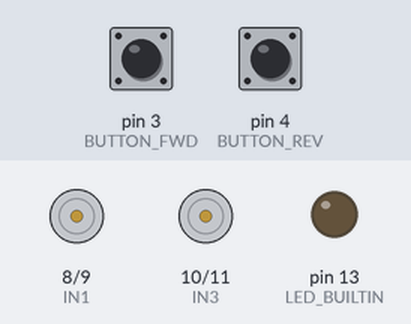
Simulated run of this sketch. Board: Arduino Uno, built with avr-gcc and run on an emulated ATmega328P. Parts: motor-driver pin pairs drawn as motors (green arrow = first pin HIGH = forward, orange = second pin HIGH = backward, longer = more drive, scaled by the enable pin), output pins drawn as LEDs (lit = HIGH). The test bench sets the inputs (shaded band); at power-on: pin 3 (BUTTON_FWD) HIGH, pin 4 (BUTTON_REV) HIGH.

Above: at 1.2 s.
1.3 s: pin 3 (BUTTON_FWD) pulled LOW for 0.15 s
At 2.1 s:
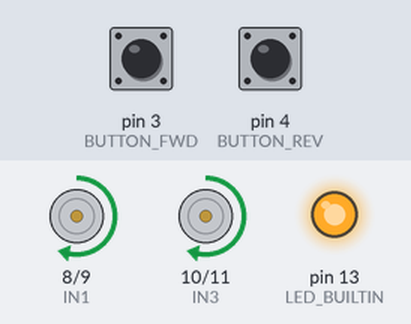
2.9 s: pin 4 (BUTTON_REV) pulled LOW for 0.15 s
At 3.3 s:
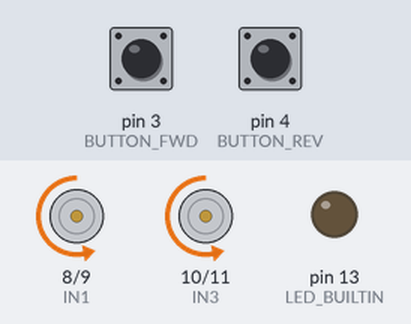
4.5 s: pin 4 (BUTTON_REV) pulled LOW for 1 s
At 5.7 s:
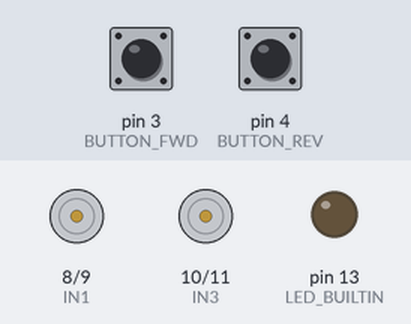
7.0 s: pin 4 (BUTTON_REV) pulled LOW for 3.2 s
At 7.6 s:
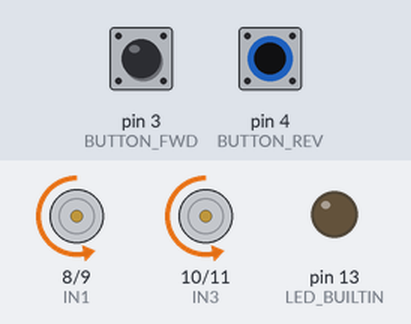
11.7 s: pin 3 (BUTTON_FWD) pulled LOW for 1 s
At 12.4 s:
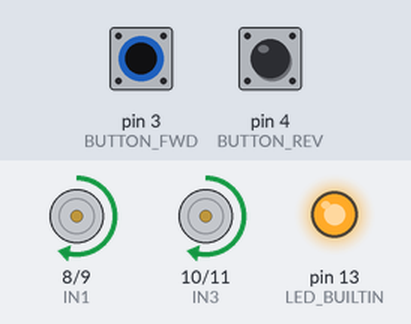
14.2 s: pin 3 (BUTTON_FWD) pulled LOW for 0.15 s
At 15.5 s:
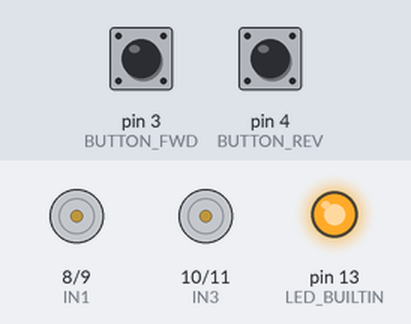
Timing chart, 0 to 16.8 s (numbered marks = the images above; inputs shaded):
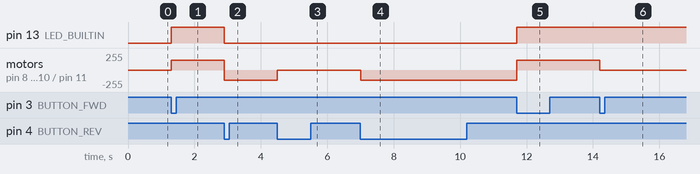

Measured:
- after the input at 1.3 s, pin 13 (LED_BUILTIN): LOW → HIGH at once; motor on pin 8 (IN1) / pin 9 (IN2), motor on pin 10 (IN3) / pin 11 (IN4): stopped → forward 150/255 at once
- after the input at 2.9 s, pin 13 (LED_BUILTIN): HIGH → LOW at once; motor on pin 8 (IN1) / pin 9 (IN2), motor on pin 10 (IN3) / pin 11 (IN4): forward 150/255 → backward 150/255 at once
- after the input at 4.5 s, motor on pin 8 (IN1) / pin 9 (IN2), motor on pin 10 (IN3) / pin 11 (IN4): backward 150/255 → stopped at once
- after the input at 7.0 s, motor on pin 8 (IN1) / pin 9 (IN2), motor on pin 10 (IN3) / pin 11 (IN4): stopped → backward 150/255 at once
- after the input at 11.7 s, pin 13 (LED_BUILTIN): LOW → HIGH at once; motor on pin 8 (IN1) / pin 9 (IN2), motor on pin 10 (IN3) / pin 11 (IN4): backward 150/255 → forward 150/255 at once
- after the input at 14.2 s, motor on pin 8 (IN1) / pin 9 (IN2), motor on pin 10 (IN3) / pin 11 (IN4): forward 150/255 → stopped at once

The sketch:

Button.ino
```cpp
// Motor A on L298N using your wiring:
// ENA -> D5
// IN1 -> D8
// IN2 -> D9
// Motor A wires on OUT1 / OUT2

const int ENA = 5;   // Enable/speed for Motor A
const int IN1 = 8;   // Direction arduino pin 8 for Motor A
const int IN2 = 9;   // Direction arduino pin 9 for Motor A
const int ENB = 6;
const int IN3 = 10;  //Direction arduino pin 10 for B
const int IN4 = 11;

// === Button pins ===
const int BUTTON_FWD = 3;  // Forward button
const int BUTTON_REV = 4;  // Reverse button
// === State variables ===
int motorState = 0;        // 0 = off, 1 = forward, -1 = reverse
// last readings to detect edges
int lastFwdReading = HIGH;
int lastRevReading = HIGH;


void setup() {
  pinMode(ENA, OUTPUT);
  pinMode(IN1, OUTPUT);
  pinMode(IN2, OUTPUT);
  pinMode(ENB, OUTPUT);
  pinMode(IN3, OUTPUT);
  pinMode(IN4, OUTPUT);
  pinMode(LED_BUILTIN, OUTPUT);
  pinMode(BUTTON_FWD, INPUT_PULLUP);
  pinMode(BUTTON_REV, INPUT_PULLUP);

  // Start with motor stopped
  analogWrite(ENA, 0);
  digitalWrite(IN1, LOW);
  digitalWrite(IN2, LOW);
  analogWrite(ENB, 0);
  digitalWrite(IN3, LOW);
  digitalWrite(IN4, LOW);

  // Buttons with internal pull‑ups
  pinMode(BUTTON_FWD, INPUT_PULLUP);
  pinMode(BUTTON_REV, INPUT_PULLUP);

}

void loop() {
  int speed = 150; // 0–255
  int readingFwd = digitalRead(BUTTON_FWD); // LOW = pressed
  int readingRev = digitalRead(BUTTON_REV); // LOW = pressed

  // Forward button: detect transition HIGH -> LOW
  if (lastFwdReading == HIGH && readingFwd == LOW) {
    if (motorState != 1) {
      motorState = 1;  // go forward
    } else {
      motorState = 0;  // was forward -> off
    }
  }

  // Reverse button: detect transition HIGH -> LOW
  if (lastRevReading == HIGH && readingRev == LOW) {
    if (motorState != -1) {
      motorState = -1; // go reverse
    } else {
      motorState = 0;  // was reverse -> off
    }
  }

  lastFwdReading = readingFwd;
  lastRevReading = readingRev;

  if (motorState == 1) {
    // --- Spin forward ---
    digitalWrite(IN1, HIGH);
    digitalWrite(IN2, LOW);
    digitalWrite(IN3, HIGH);
    digitalWrite(IN4, LOW);
    analogWrite(ENA, speed);
    analogWrite(ENB, speed);
    digitalWrite(LED_BUILTIN, HIGH);  // Motor A on
  } else if (motorState == -1) {
    // --- Spin backward ---
    digitalWrite(IN1, LOW);
    digitalWrite(IN2, HIGH);
    digitalWrite(IN3, LOW);
    digitalWrite(IN4, HIGH);
    analogWrite(ENA, speed);
    analogWrite(ENB, speed);
    digitalWrite(LED_BUILTIN, LOW);  // Motor A on
  } else {
    analogWrite(ENA, 0);
    analogWrite(ENB, 0);
    digitalWrite(IN1, LOW);
    digitalWrite(IN2, LOW);
    digitalWrite(IN3, LOW);
    digitalWrite(IN4, LOW);
  }

  // --- Spin forward ---
  /*digitalWrite(IN1, HIGH);
  digitalWrite(IN2, LOW);
  digitalWrite(IN3, HIGH);
  digitalWrite(IN4, LOW);
  analogWrite(ENA, speed);
  analogWrite(ENB, speed);
  digitalWrite(LED_BUILTIN, HIGH);  // Motor A on

  delay(5000);              // 3 seconds

  // --- Stop ---
  analogWrite(ENA, 0);
  analogWrite(ENB, 0);
  digitalWrite(IN1, LOW);
  digitalWrite(IN2, LOW);
  digitalWrite(IN3, LOW);
  digitalWrite(IN4, LOW);
  delay(2000);              // 2 seconds

  // --- Spin reverse ---
  digitalWrite(IN1, LOW);
  digitalWrite(IN2, HIGH);
  digitalWrite(IN3, LOW);
  digitalWrite(IN4, HIGH);
  analogWrite(ENA, speed);
  analogWrite(ENB, speed);
  digitalWrite(LED_BUILTIN, LOW);
  delay(5000);

  // --- Stop ---
  analogWrite(ENA, 0);
  analogWrite(ENB, 0);
  digitalWrite(IN1, LOW);
  digitalWrite(IN2, LOW);
  digitalWrite(IN3, LOW);
  digitalWrite(IN4, LOW);
  delay(3000);*/
}
```
